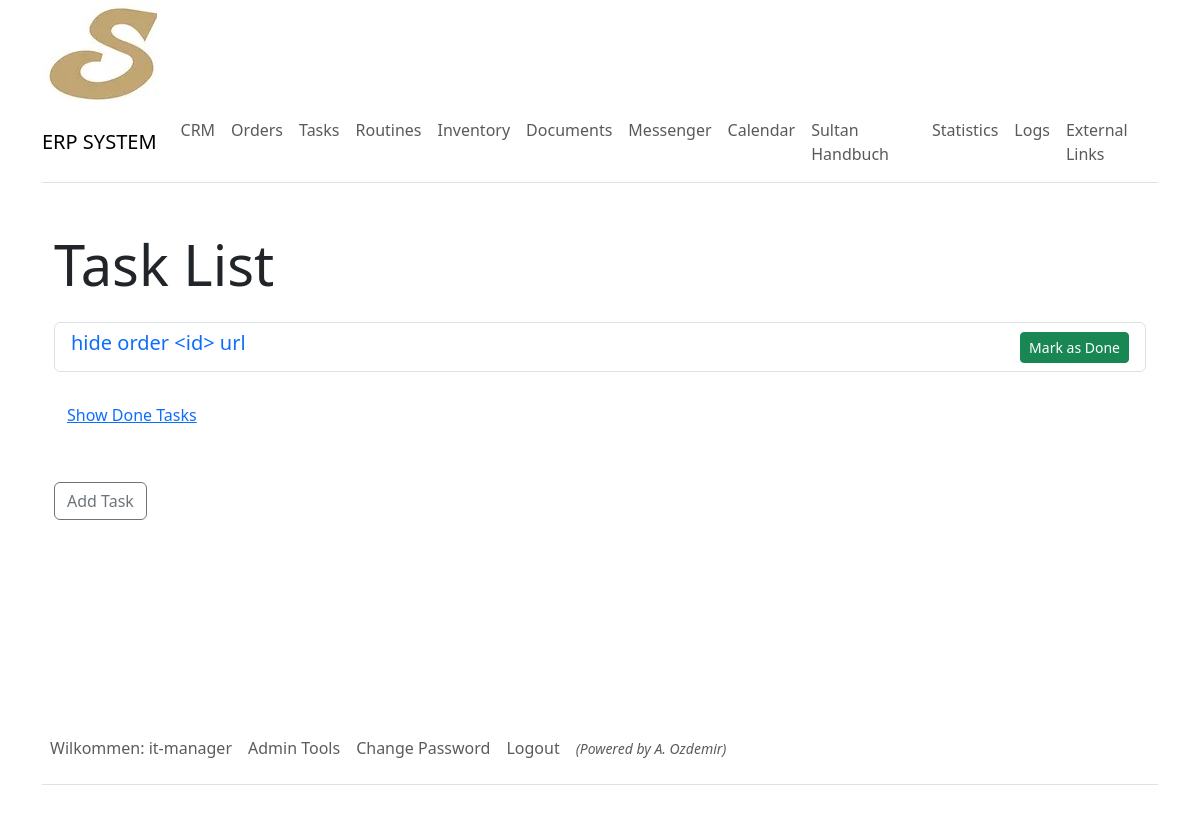
The app's page /tasks/ (signed in) with its own data.
### sultanerp/models.py (models this page shows, shortened)
class DynamicText(models.Model):
    title = models.CharField(max_length=255)
    text = models.TextField()

class Task(models.Model):
    STATUS = [
        ("open", "open"),
        ("done", "done")
    ]
    title = models.CharField(max_length=255)
    dueDate = models.DateField(null=True, blank=True)
    responsiblePerson = models.ForeignKey(
        User, on_delete=models.CASCADE, blank=True, null=True)
    status = models.CharField(max_length=10, default='open', choices=STATUS)
    description = models.TextField(null=True, blank=True)
    priority = models.IntegerField(null=True, blank=True)
    created = models.DateTimeField(auto_now_add=True, null=True, blank=True)
    category = models.CharField(max_length=50, null=True, blank=True)

class User(AbstractUser):
    first_name = models.CharField(max_length=255)
    last_name = models.CharField(max_length=255)
    personal_nr = models.IntegerField(null=True, blank=True)
    is_active = models.BooleanField(default=True)
    branch = models.ForeignKey(
        Store, on_delete=models.CASCADE, related_name="users", null=True, blank=True)
    user_level = models.ForeignKey(
        Roles, on_delete=models.CASCADE, related_name="users", null=True, blank=True)

### sultanerp/views.py (the view)
# urls.py: path('tasks/', views.task_list, name='task_list'),
def task_list(request):
    if request.user.is_staff:
        tasks = Task.objects.filter(status='open')
    else:
        tasks = Task.objects.filter(
            status='open', responsiblePerson=request.user)
    show_done_tasks = request.GET.get('show_done_tasks', 'false') == 'true'
    if show_done_tasks:
        if request.user.is_staff:
            done_tasks = Task.objects.filter(status='done')
        else:
            done_tasks = Task.objects.filter(
                status='done', responsiblePerson=request.user)
    else:
        done_tasks = []
    return render(request, 'tasks/task_list.html', {'tasks': tasks, 'done_tasks': done_tasks, 'show_done_tasks': show_done_tasks})

### sultanerp/utilities/context_processors.py (called while the page is built)
def dynamic_text_processor(request):
    dynamic_texts_objects = DynamicText.objects.all()
    dynamic_texts_dict = {dt.title: dt for dt in dynamic_texts_objects}
    return {'dynamic_texts': dynamic_texts_dict}

### sultanerp/templates/tasks/task_list.html (shortened to what this page needs)
{% extends "_base.html" %}
{% block content %}
    {% include "navbar.html" %}
    <div class="container mt-5">
        <h2 class="{{dynamic_texts.header_class.text}}">Task List</h2>
        <div class="task-list mb-4">
            <ul class="list-group">
                {% for task in tasks %}
                    <li class="list-group-item d-flex justify-content-between align-items-center">
                        <h5><a href="{% url 'task_detail' task.id %}" style="text-decoration: none;">{{ task.title }}</a></h5>
                        {% if task.status == 'open' %}
                            <form method="post" action="{% url 'mark_task_done' task.id %}" class="d-inline">
                                <button type="submit" class="btn btn-success btn-sm">Mark as Done</button>
                            </form>
                        {% endif %}
                    </li>
                {% endfor %}
            </ul>
        </div>
        <div class="done-toggle-link mb-4">
            {% if show_done_tasks %}
                <a href="{% url 'task_list' %}?show_done_tasks=false" class="btn btn-link">Hide Done Tasks</a>
                <h2 class="font-weight-bold mt-3">Done Tasks</h2>
            {% else %}
                <a href="{% url 'task_list' %}?show_done_tasks=true" class="btn btn-link">Show Done Tasks</a>
            {% endif %}
        </div>
        <a href="{% url 'add_task' %}" class="{{dynamic_texts.btn.text}}">Add Task</a>
    </div>
{% endblock %}

### sultanerp/templates/navbar.html (shortened to what this page needs)
<nav class="navbar navbar-expand-lg navbar-light bg-white border-bottom py-2">
  <a class="navbar-brand font-weight-bold" href="{% url 'dashboard' %}">ERP SYSTEM</a>
  <div class="collapse navbar-collapse" id="navbarNav">
    <ul class="navbar-nav">
      <li class="nav-item active">
        <a class="nav-link" href="{% url 'crm_view' %}">CRM</a>
      </li>
      <li class="nav-item">
        <a class="nav-link" href="{% url 'orders_view' %}">{{dynamic_texts.orders.text}}</a>
      </li>
      <li class="nav-item">
        <a class="nav-link" href="{% url 'task_list' %}">{{dynamic_texts.tasks.text}}</a>
      </li>
      <li class="nav-item">
        <a class="nav-link" href="{% url 'routine_list' %}">{{dynamic_texts.routines.text}}</a>
      </li>
      <li class="nav-item">
        <a class="nav-link" href="{% url 'inventory' %}">{{dynamic_texts.inventory.text}}</a>
      </li>
      <li class="nav-item">
        <a class="nav-link" href="{% url 'documents' %}">{{dynamic_texts.documents.text}}</a>
      </li>
      <li class="nav-item">
        <a class="nav-link" href="{% url 'messenger' %}">{{dynamic_texts.messenger.text}}</a>
      </li>
      <li class="nav-item">
        <a class="nav-link" href="{% url 'calendar' %}">{{dynamic_texts.calendar.text}}</a>
      </li>
      <li class="nav-item border-right">
        <a class="nav-link" href="{% url 'wiki_index' %}">{{dynamic_texts.handbook.text}}</a>
      </li>
      {% if user.is_staff %}
      <li class="nav-item">
        <a class="nav-link" href="{% url 'statistics' %}">{{dynamic_texts.statistics.text}}</a>
      </li>
      <li class="nav-item">
        <a class="nav-link" href="{% url 'logs' %}">{{dynamic_texts.logs.text}}</a>
      </li>
      {% endif %}
      {% if user.user_level.hierarchy < 5 %}
      <li class="nav-item">
        <a class="nav-link" href="{% url 'external_links' %}">{{dynamic_texts.external_links.text}}</a>
      </li>
      {% endif %}
    </ul>
  </div>
</nav>

### sultanerp/templates/_footer.html
{% if user.is_authenticated %}
<div class="container">
    <div style="min-height: 10em;"></div>
    <footer class="py-3 my-4">
        <ul class="nav border-bottom pb-3 mb-3">
            {% if user.is_authenticated %}
                <li class="nav-item">
                    <a class="nav-link px-2 text-muted">{{dynamic_texts.welcome.text}}: {{user.username}}</a>
                </li>
        {% if user.user_level.role == 'admin' %}
                <li class="nav-item">
                    <a class="nav-link px-2 text-muted" href="{% url 'admin_tools' %}">Admin Tools</a>
                </li>
        {% endif %}
                <li class="nav-item">
                    <a class="nav-link px-2 text-muted" href="{% url 'password_change' %}">Change Password</a>
                </li>
                <li class="nav-item">
                    <a class="nav-link px-2 text-muted" href="{% url 'logout' %}">Logout</a>
                </li>
                <li>
                    <a class="nav-link px-2 text-muted" style="font-style: italic;"><small>(Powered by A. Ozdemir)</small</a>
                </li>
            {% else %}
                <li class="nav-item">
                    <a class="nav-link px-2 text-muted" href="{% url 'tools' %}">Login</a>
                </li>
            {% endif %}
        </ul>
    </footer>
</div>
{% endif%}

### records on screen
DynamicText: orders.text "Orders"
DynamicText: tasks.text "Tasks"
DynamicText: routines.text "Routines"
DynamicText: inventory.text "Inventory"
DynamicText: documents.text "Documents"
DynamicText: messenger.text "Messenger"
DynamicText: calendar.text "Calendar"
DynamicText: handbook.text "Sultan Handbuch"
DynamicText: statistics.text "Statistics"
DynamicText: logs.text "Logs"
DynamicText: external_links.text "External Links"
Task: title "hide order <id> url", status "Mark as Done"
DynamicText: welcome.text "Wilkommen"
User: username "it-manager"
